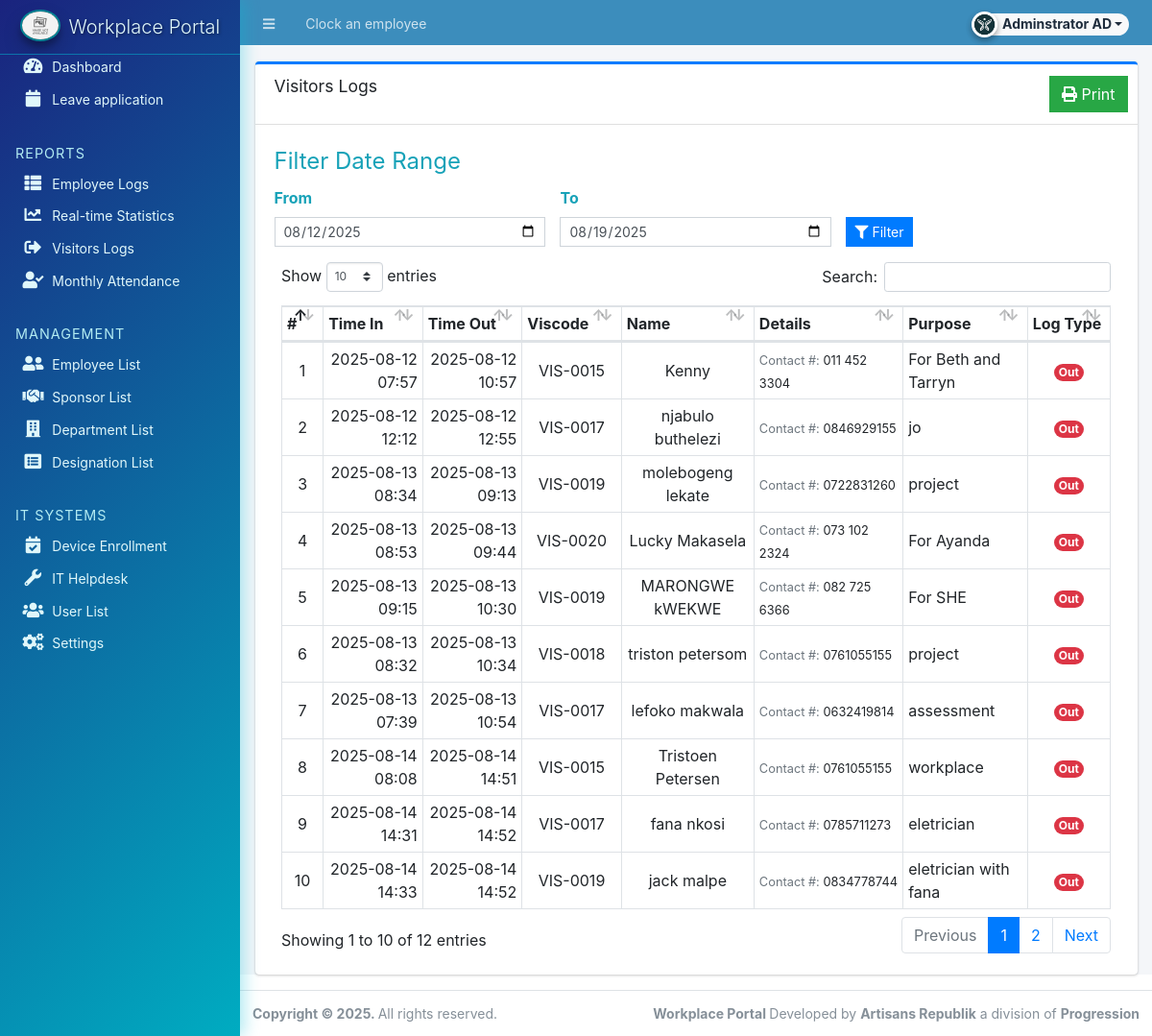
Page /admin/?page=reports/visitor_out (signed in) on the committed database.
### tables this page shows
CREATE TABLE `visitor_out` (
  `id` int(30) NOT NULL,
  `name` text NOT NULL,
  `contact` text NOT NULL,
  `viscode` varchar(255) NOT NULL,
  `purpose` text NOT NULL,
  `type` tinyint(1) NOT NULL DEFAULT 1 COMMENT '1 = In, 2 =Out',
  `date_created` datetime NOT NULL DEFAULT current_timestamp(),
  `date_Out` datetime(6) DEFAULT NULL
);

### classes/DBConnection.php (called while the page is built, shortened)
<?php
class DBConnection{
    private $host = DB_SERVER;
    private $username = DB_USERNAME;
    private $password = DB_PASSWORD;
    private $database = DB_NAME;
    public $conn;
    public function __construct(){
        if (!isset($this->conn)) {
            $this->conn = new mysqli($this->host, $this->username, $this->password, $this->database);
        }
    }
}
?>

### classes/SystemSettings.php (called while the page is built, shortened)
<?php
class SystemSettings extends DBConnection{
	function userdata($field = ''){
		if(!empty($field)){
			if(isset($_SESSION['userdata'][$field]))
				return $_SESSION['userdata'][$field];
			else
				return null;
		}else{
			return false;
		}
	}
	function info($field=''){
		if(!empty($field)){
			if(isset($_SESSION['system_info'][$field]))
				return $_SESSION['system_info'][$field];
			else
				return false;
		}else{
			return false;
		}
	}
}
$_settings = new SystemSettings();
?>

### config.php (called while the page is built, shortened)
<?php
require_once('classes/DBConnection.php');
require_once('classes/SystemSettings.php');
function validate_image($file){
    if(!empty($file)){
        $ex = explode('?',$file);
        $file = $ex[0];
        $param =  isset($ex[1]) ? '?'.$ex[1]  : '';
        if(is_file(base_app.$file)){
            return base_url.$file.$param;
        }else{
            return base_url.'dist/img/no-image-available.png';
        }
    }else{
        return base_url.'dist/img/no-image-available.png';
    }
}
?>

### admin/reports/visitor_out.php (the view, shortened to what this page needs)
<?php
$from = isset($_GET['from']) ? $_GET['from'] : date("Y-m-d",strtotime(date('Y-m-d')." -1 week"));
$to = isset($_GET['to']) ? $_GET['to'] : date("Y-m-d");
?>
<div class="card card-outline card-primary">
	<div class="card-header">
		<h3 class="card-title">Visitors Logs</h3>
        <div class="card-tools">
			<button type="button" class="btn btn-flat btn-success" id="print"><span class="fas fa-print"></span>  Print</button>
		</div>
	</div>
	<div class="card-body">
		<fieldset>
			<legend class="text-info">Filter Date Range</legend>
			<form action="" id="filter-data">
				<div class="row align-items-end">
					<div class="col-md-4">
						<div class="form-group">
							<label for="date_from" class="control-label text-info">From</label>
							<input type="date" id="from" name="from" class="form-control form-control-sm rounded-0" value="<?php echo $from ?>" required>
						</div>
					</div>
					<div class="col-md-4">
						<div class="form-group">
							<label for="date_to" class="control-label text-info">To</label>
							<input type="date" id="to" name="to" class="form-control form-control-sm rounded-0" value="<?php echo $to ?>" required>
						</div>
					</div>
					<div class="col-md-4">
						<div class="form-group">
							<button class="btn btn-flat btn-sm btn-primary"><i class="fa fa-filter"></i> Filter</button>
						</div>
					</div>
				</div>
			</form>
		</fieldset>
		<div id="print_out">
        <div class="container-fluid">
			<table class="table table-bordered table-stripped">
                    <colgroup>
                        <col width="5%">
                        <col width="12%">
                        <col width="12%">
                        <col width="12%">
                        <col width="16%">
                        <col width="18%">
                        <col width="15%">
                        <col width="10%">
                    </colgroup>
                    <thead>
                        <tr>
                            <th>#</th>
                            <th>Time In</th>
							<th>Time Out</th>
                            <th>Viscode</th>
                            <th>Name</th>
                            <th>Details</th>
                            <th>Purpose</th>
                            <th>Log Type</th>
                        </tr>
                    </thead>
                    <tbody>
                        <?php
                        $i = 1;
						$where= " where date(`date_created`) BETWEEN '{$from}' and '{$to}'";
                        $qry = $conn->query("SELECT * FROM `visitor_out` {$where}");
                        while($row = $qry->fetch_assoc()):
                        ?>
                            <tr>
								<td class="text-center"><?php echo $i++; ?></td>
								<td class="text-right"><?php echo date("Y-m-d H:i",strtotime($row['date_created'])) ?></td>
								<td class="text-right"><?php echo date("Y-m-d H:i",strtotime($row['date_Out'])) ?></td>
								<td class="text-center"><?php echo htmlspecialchars($row['viscode']); ?></td>
								<td class="text-center"><?php echo htmlspecialchars($row['name']); ?></td>
								<td>
									<p class="m-0">
										<small>
											<span class="text-muted">Contact #: </span><span><?php echo htmlspecialchars($row['contact']); ?></span><br>
										</small>
									</p>
								</td>
								<td><?php echo htmlspecialchars($row['purpose']); ?></td>
								<td class="text-center">
									<?php if($row['type'] == 1): ?>
										<span class="badge badge-primary rounded-pill">In</span>
									<?php else: ?>
										<span class="badge badge-danger rounded-pill">Out</span>
									<?php endif; ?>
								</td>
                            </tr>
                        <?php endwhile; ?>
                    </tbody>
                </table>
		</div>
		</div>
	</div>
</div>

### admin/index.php (shortened to what this page needs)
<?php require_once('../config.php'); ?>
 <!DOCTYPE html>
<html lang="en" class="" style="height: auto;">
<?php require_once('inc/header.php') ?>
  <body class="sidebar-mini layout-fixed control-sidebar-slide-open layout-navbar-fixed sidebar-mini-md sidebar-mini-xs" data-new-gr-c-s-check-loaded="14.991.0" data-gr-ext-installed="" style="height: auto;">
    <div class="wrapper">
     <?php require_once('inc/topBarNav.php') ?>
     <?php require_once('inc/navigation.php') ?>
     <?php $page = isset($_GET['page']) ? $_GET['page'] : 'home';  ?>
      <div class="content-wrapper pt-3" style="min-height: 567.854px;">
        <section class="content ">
          <div class="container-fluid">
            <?php
              if(!file_exists($page.".php") && !is_dir($page)){
                  include '404.html';
              }else{
                if(is_dir($page))
                  include $page.'/index.php';
                else
                  include $page.'.php';
              }
            ?>
          </div>
        </section>
      </div>
      <?php require_once('inc/footer.php') ?>
  </body>
</html>

### admin/inc/header.php (shortened to what this page needs)
<head>
    <link rel="stylesheet" href="<?php echo base_url ?>plugins/fontawesome-free/css/all.min.css">
    <link rel="stylesheet" href="<?php echo base_url ?>plugins/tempusdominus-bootstrap-4/css/tempusdominus-bootstrap-4.min.css">
  <link rel="stylesheet" href="<?php echo base_url ?>plugins/datatables-bs4/css/dataTables.bootstrap4.min.css">
  <link rel="stylesheet" href="<?php echo base_url ?>plugins/datatables-responsive/css/responsive.bootstrap4.min.css">
  <link rel="stylesheet" href="<?php echo base_url ?>plugins/datatables-buttons/css/buttons.bootstrap4.min.css">
  <link rel="stylesheet" href="<?php echo base_url ?>plugins/select2/css/select2.min.css">
  <link rel="stylesheet" href="<?php echo base_url ?>plugins/select2-bootstrap4-theme/select2-bootstrap4.min.css">
    <link rel="stylesheet" href="<?php echo base_url ?>plugins/icheck-bootstrap/icheck-bootstrap.min.css">
    <link rel="stylesheet" href="<?php echo base_url ?>plugins/jqvmap/jqvmap.min.css">
    <link rel="stylesheet" href="<?php echo base_url ?>dist/css/adminlte.css">
    <link rel="stylesheet" href="<?php echo base_url ?>dist/css/custom.css">
    <link rel="stylesheet" href="<?php echo base_url ?>plugins/overlayScrollbars/css/OverlayScrollbars.min.css">
    <link rel="stylesheet" href="<?php echo base_url ?>plugins/daterangepicker/daterangepicker.css">
    <link rel="stylesheet" href="<?php echo base_url ?>plugins/summernote/summernote-bs4.min.css">
  <link rel="stylesheet" href="<?php echo base_url ?>plugins/sweetalert2-theme-bootstrap-4/bootstrap-4.min.css">
  </head>

### admin/inc/topBarNav.php (shortened to what this page needs)
<nav class="main-header navbar navbar-expand navbar-dark border border-light border-top-0  border-left-0 border-right-0 navbar-light text-sm bg-lightblue">
  <ul class="navbar-nav">
    <li class="nav-item">
    <a class="nav-link" data-widget="pushmenu" href="#" role="button"><i class="fas fa-bars"></i></a>
    </li>
    <li class="nav-item d-none d-sm-inline-block">
      <a href="<?php echo base_url ?>" class="nav-link"><?php echo (!isMobileDevice()) ? $_settings->info('name'):$_settings->info('short_name'); ?> Clock an employee</a>
    </li>
  </ul>
  <ul class="navbar-nav ml-auto">
    <li class="nav-item">
      <div class="btn-group nav-link">
            <button type="button" class="btn btn-rounded badge badge-light dropdown-toggle dropdown-icon" data-toggle="dropdown">
              <span><img src="<?php echo validate_image($_settings->userdata('avatar')) ?>" class="img-circle elevation-2 user-img" alt="User Image"></span>
              <span class="ml-3"><?php echo ucwords($_settings->userdata('firstname').' '.$_settings->userdata('lastname')) ?></span>
            </button>
        </div>
    </li>
  </ul>
</nav>

### admin/inc/navigation.php (shortened to what this page needs)
<aside class="main-sidebar sidebar-no-expand">
    <a href="<?php echo base_url ?>admin" class="brand-link">
        <img src="<?php echo validate_image($_settings->info('logo')) ?>" alt="Store Logo" class="brand-image img-circle elevation-3 bg-black">
        <span class="brand-text font-weight-light"><?php echo $_settings->info('short_name') ?></span>
    </a>
    <div class="sidebar">
        <nav class="mt-4">
            <ul class="nav nav-pills nav-sidebar flex-column text-sm nav-compact nav-flat nav-child-indent nav-collapse-hide-child" data-widget="treeview" role="menu" data-accordion="false">
                <li class="nav-item dropdown">
                    <a href="./" class="nav-link nav-home">
                        <i class="nav-icon fas fa-tachometer-alt"></i>
                        <p>Dashboard</p>
                    </a>
                </li>
                <li class="nav-item">
                    <a href="<?php echo base_url ?>admin/?page=Leave_Management/Leave_appearance" class="nav-link nav-Leave_Mangment-Leave_appearance">
                        <i class="nav-icon fas fa-calendar"></i>
                        <p>Leave application</p>
                    </a>
                </li>
                <li class="nav-header">Reports</li>
                <li class="nav-item">
                    <a href="<?php echo base_url ?>admin/?page=reports/employee" class="nav-link nav-reports_employee">
                        <i class="nav-icon fas fa-th-list"></i>
                        <p>Employee Logs</p>
                    </a>
                </li>
                <li class="nav-item">
                    <a href="<?php echo base_url ?>admin/?page=reports/employee_logs_details" class="nav-link nav-employee_logs_details">
                        <i class="nav-icon fas fa-chart-line"></i>
                        <p>Real-time Statistics</p>
                    </a>
                </li>
                <li class="nav-item">
                    <a href="<?php echo base_url ?>admin/?page=reports/visitor_out" class="nav-link nav-reports_visitor_out">
                        <i class="nav-icon fas fa-sign-out-alt"></i>
                        <p>Visitors Logs</p>
                    </a>
                </li>
                <li class="nav-item">
                    <a href="<?php echo base_url ?>admin/?page=reports/calendar" class="nav-link nav-reports_calendar">
                        <i class="nav-icon fas fa-user-check"></i>
                        <p>Monthly Attendance</p>
                    </a>
                </li>
                <?php if($_settings->userdata('type') == 1): ?>
                <li class="nav-header">Management</li>
                 <li class="nav-item">
                    <a href="<?php echo base_url ?>admin/?page=employee" class="nav-link nav-employee">
                        <i class="nav-icon fas fa-user-friends"></i>
                        <p>Employee List</p>
                    </a>
                </li>
                <li class="nav-item dropdown">
                    <a href="<?php echo base_url ?>admin/?page=maintenance/employer" class="nav-link nav-maintenance_employer">
                        <i class="nav-icon fas fa-handshake"></i>
                        <p>Sponsor List</p>
                    </a>
                </li>
                <li class="nav-item dropdown">
                    <a href="<?php echo base_url ?>admin/?page=maintenance/department" class="nav-link nav-maintenance_department">
                        <i class="nav-icon fas fa-building"></i>
                        <p>Department List</p>
                    </a>
                </li>
                <li class="nav-item dropdown">
                    <a href="<?php echo base_url ?>admin/?page=maintenance/designation" class="nav-link nav-maintenance_designation">
                        <i class="nav-icon fas fa-list-alt"></i>
                        <p>Designation List</p>
                    </a>
                </li>
                <li class="nav-header">IT Systems</li>
                <li class="nav-item dropdown">
                    <a href="<?php echo base_url ?>admin/?page=maintenance/enrolling" class="nav-link nav-maintenance_enrolling">
                        <i class="nav-icon fas fa-calendar-check"></i>
                        <p>Device Enrollment</p>
                    </a>
                </li>
                <li class="nav-item dropdown">
                    <a href="<?php echo base_url ?>admin/?page=maintenance/helpdesk" class="nav-link nav-maintenance_helpdesk">
                        <i class="nav-icon fas fa-wrench"></i>
                        <p>IT Helpdesk </p>
                    </a>
                </li>
                <li class="nav-item dropdown">
                    <a href="<?php echo base_url ?>admin/?page=user/list" class="nav-link nav-user_list">
                        <i class="nav-icon fas fa-users"></i>
                        <p>User List</p>
                    </a>
                </li>
                <li class="nav-item dropdown">
                    <a href="<?php echo base_url ?>admin/?page=system_info" class="nav-link nav-system_info">
                        <i class="nav-icon fas fa-cogs"></i>
                        <p>Settings</p>
                    </a>
                </li>
                <?php endif; ?>
            </ul>
        </nav>
        </div>
    </aside>

### admin/inc/footer.php (shortened to what this page needs)
<footer class="main-footer text-sm">
        <strong>Copyright © <?php echo date('Y') ?>.
        </strong>
        All rights reserved.
        <div class="float-right d-none d-sm-inline-block">
          <b><?php echo $_settings->info('short_name') ?> </b>Developed by <b>Artisans Republik</b> a division of <b>Progression</b>
        </div>
      </footer>
    </div>

### admin/inc/topBarNav.php (style rules this page uses)
.user-img { position: absolute; height: 27px; width: 27px; object-fit: cover; left: -7%; top: -12%; }
.btn-rounded { border-radius: 50px; }

### admin/inc/navigation.php (style rules this page uses)
.main-sidebar { background: linear-gradient(135deg, #1a237e, #00acc1); color: #e0f7fa; border: none; box-shadow: 5px 0 15px rgba(0, 188, 212, 0.3); }
.brand-link { background-color: transparent !important; border-bottom: 1px solid rgba(0, 188, 212, 0.5); color: #e0f7fa !important; text-shadow: 1px 1px 3px rgba(0, 0, 0, 0.5); }
.brand-image { border: 2px solid rgba(0, 188, 212, 0.7); box-shadow: 0 2px 5px rgba(0, 188, 212, 0.5); }
.nav-sidebar .nav-link { color: #e0f7fa; transition: color 0.3s ease; }
.nav-header { color: #b2ebf2; text-transform: uppercase; font-size: 0.8rem; letter-spacing: 1px; margin-top: 1rem; }
.main-sidebar { animation: glow 5s infinite ease-in-out; }

### rows in the picture
visitor_out: date_created "2025-08-12 07:57", date_Out "2025-08-12 10:57", viscode "VIS-0015", name "Kenny", contact "011 452 3304", purpose "For Beth and Tarryn", type "Out"
visitor_out: date_created "2025-08-12 12:12", date_Out "2025-08-12 12:55", viscode "VIS-0017", name "njabulo buthelezi", contact "0846929155", purpose "jo", type "Out"
visitor_out: date_created "2025-08-13 08:34", date_Out "2025-08-13 09:13", viscode "VIS-0019", name "molebogeng lekate", contact "0722831260", purpose "project", type "Out"
visitor_out: date_created "2025-08-13 08:53", date_Out "2025-08-13 09:44", viscode "VIS-0020", name "Lucky Makasela", contact "073 102 2324", purpose "For Ayanda", type "Out"
visitor_out: date_created "2025-08-13 09:15", date_Out "2025-08-13 10:30", viscode "VIS-0019", name "MARONGWE kWEKWE", contact "082 725 6366", purpose "For SHE", type "Out"
visitor_out: date_created "2025-08-13 08:32", date_Out "2025-08-13 10:34", viscode "VIS-0018", name "triston petersom", contact "0761055155", purpose "project", type "Out"
visitor_out: date_created "2025-08-13 07:39", date_Out "2025-08-13 10:54", viscode "VIS-0017", name "lefoko makwala", contact "0632419814", purpose "assessment", type "Out"
visitor_out: date_created "2025-08-14 08:08", date_Out "2025-08-14 14:51", viscode "VIS-0015", name "Tristoen Petersen", contact "0761055155", purpose "workplace", type "Out"
visitor_out: date_created "2025-08-14 14:31", date_Out "2025-08-14 14:52", viscode "VIS-0017", name "fana nkosi", contact "0785711273", purpose "eletrician", type "Out"
visitor_out: date_created "2025-08-14 14:33", date_Out "2025-08-14 14:52", viscode "VIS-0019", name "jack malpe", contact "0834778744", purpose "eletrician with fana", type "Out"

### other values in the picture
$_settings->userdata('firstname').' '.$_settings->userdata('lastname') "Adminstrator AD"
$_settings->info('short_name') "Workplace Portal"
